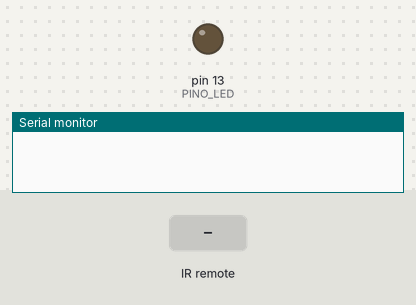
Bench run of a sketch on a simulated Arduino Uno, built with avr-gcc and run on an emulated ATmega328P. Shown: output pins drawn as LEDs (lit = HIGH), the last lines printed to the serial monitor. The test bench sets the inputs (shaded band).

Above: at 1.2 s.
1.3 s: infrared code 0x404050AF received
At 1.9 s:
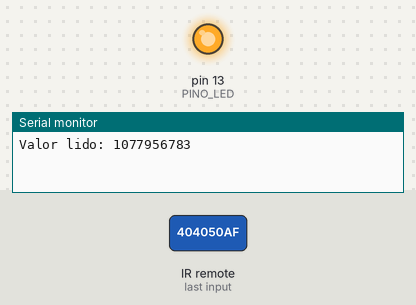
Timing chart, 0 to 4.3 s (numbered marks = the images above; inputs shaded):
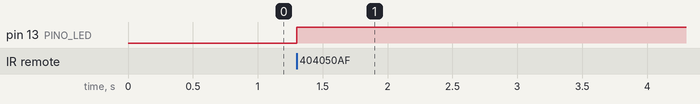

Measured:
- after the input at 1.3 s, pin 13 (PINO_LED): LOW → HIGH at once

The sketch:

controle.ino
```cpp
#include <IRremote.h>

/*
 Receptor IR + Controle de receptor AzAmérica (depois vejo o modelo)
  ___
 | 0 |
 -----
 | | |   # A = 1
 | | |   # B = GND
 | | |   # C = 5V
 A B C
*/

#define PINO_LED 13
#define PINO_RECEPTOR 12

float valor_lido;
int status;

IRrecv irrecv(PINO_RECEPTOR);
decode_results resultado;

void setup() {
  pinMode(PINO_LED, OUTPUT);
  Serial.begin(9600);
  irrecv.enableIRIn();
  status = 0;
}

void loop() {
  if (irrecv.decode(&resultado)) {
    valor_lido = resultado.value;

    Serial.print("Valor lido: ");
    Serial.println(resultado.value);

    if (valor_lido == 1077956783) { // Power do meu controle AzAmérica
      if (status == 0) {
        digitalWrite(PINO_LED, HIGH);
        status = 1;
      } else {
        digitalWrite(PINO_LED, LOW);
        status = 0;
      }
    }

    irrecv.resume();
  }
}
```
